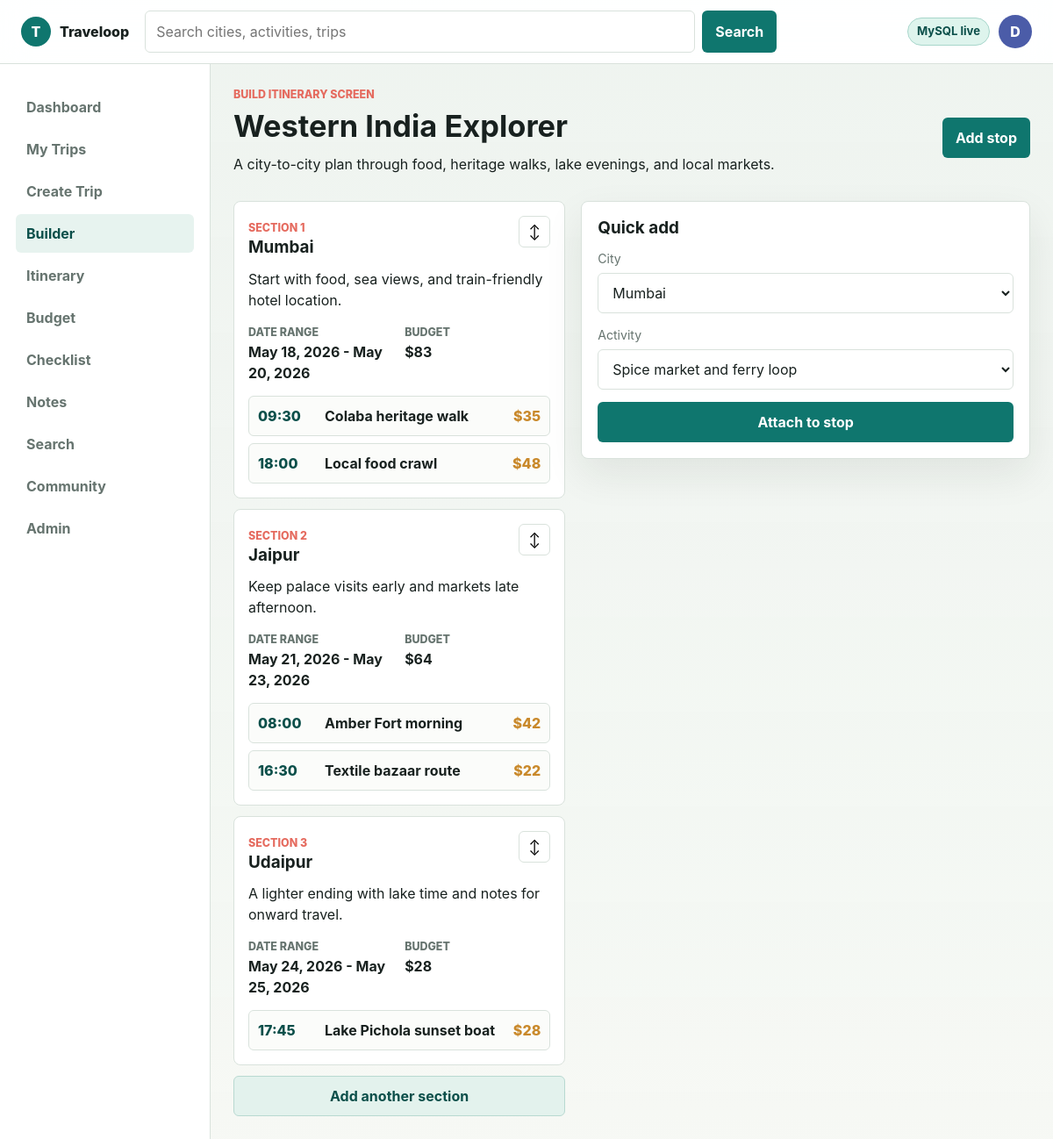
The page /trips/1/builder on the database its author committed.
### tables this page shows
CREATE TABLE trips (
    id INT UNSIGNED AUTO_INCREMENT PRIMARY KEY,
    user_id INT UNSIGNED NOT NULL,
    name VARCHAR(160) NOT NULL,
    description TEXT NULL,
    start_date DATE NULL,
    end_date DATE NULL,
    cover_photo VARCHAR(255) NULL,
    budget_limit DECIMAL(10,2) NOT NULL DEFAULT 0,
    status ENUM('ongoing', 'upcoming', 'completed') NOT NULL DEFAULT 'upcoming',
    visibility ENUM('private', 'friends', 'public') NOT NULL DEFAULT 'private',
    share_code VARCHAR(40) NOT NULL UNIQUE,
    created_at TIMESTAMP DEFAULT CURRENT_TIMESTAMP,
    updated_at TIMESTAMP DEFAULT CURRENT_TIMESTAMP ON UPDATE CURRENT_TIMESTAMP,
    CONSTRAINT fk_trips_user FOREIGN KEY (user_id) REFERENCES users(id) ON DELETE CASCADE
);

CREATE TABLE trip_stops (
    id INT UNSIGNED AUTO_INCREMENT PRIMARY KEY,
    trip_id INT UNSIGNED NOT NULL,
    city_id INT UNSIGNED NOT NULL,
    start_date DATE NULL,
    end_date DATE NULL,
    sort_order INT UNSIGNED NOT NULL DEFAULT 1,
    note TEXT NULL,
    created_at TIMESTAMP DEFAULT CURRENT_TIMESTAMP,
    CONSTRAINT fk_stops_trip FOREIGN KEY (trip_id) REFERENCES trips(id) ON DELETE CASCADE,
    CONSTRAINT fk_stops_city FOREIGN KEY (city_id) REFERENCES cities(id) ON DELETE RESTRICT
);

CREATE TABLE cities (
    id INT UNSIGNED AUTO_INCREMENT PRIMARY KEY,
    name VARCHAR(140) NOT NULL,
    country VARCHAR(120) NOT NULL,
    region VARCHAR(120) NOT NULL,
    cost_index INT UNSIGNED NOT NULL DEFAULT 50,
    popularity INT UNSIGNED NOT NULL DEFAULT 50,
    image VARCHAR(255) NULL,
    summary TEXT NULL,
    created_at TIMESTAMP DEFAULT CURRENT_TIMESTAMP
);

CREATE TABLE stop_activities (
    id INT UNSIGNED AUTO_INCREMENT PRIMARY KEY,
    stop_id INT UNSIGNED NOT NULL,
    activity_id INT UNSIGNED NOT NULL,
    scheduled_time TIME NULL,
    notes TEXT NULL,
    created_at TIMESTAMP DEFAULT CURRENT_TIMESTAMP,
    CONSTRAINT fk_stop_activities_stop FOREIGN KEY (stop_id) REFERENCES trip_stops(id) ON DELETE CASCADE,
    CONSTRAINT fk_stop_activities_activity FOREIGN KEY (activity_id) REFERENCES activities(id) ON DELETE CASCADE
);

CREATE TABLE activities (
    id INT UNSIGNED AUTO_INCREMENT PRIMARY KEY,
    city_id INT UNSIGNED NULL,
    name VARCHAR(160) NOT NULL,
    type VARCHAR(80) NOT NULL,
    duration_hours DECIMAL(4,1) NOT NULL DEFAULT 1,
    cost DECIMAL(10,2) NOT NULL DEFAULT 0,
    summary TEXT NULL,
    image VARCHAR(255) NULL,
    created_at TIMESTAMP DEFAULT CURRENT_TIMESTAMP,
    CONSTRAINT fk_activities_city FOREIGN KEY (city_id) REFERENCES cities(id) ON DELETE SET NULL
);

### app/Views/pages/builder.php (the view)
<section class="page-head">
    <div>
        <p class="eyebrow">Build Itinerary Screen</p>
        <h1><?= e($trip['name']) ?></h1>
        <p><?= e($trip['description']) ?></p>
    </div>
    <a class="button primary" href="<?= url('/search/cities') ?>">Add stop</a>
</section>
<section class="builder-grid">
    <div class="builder-list">
        <?php foreach ($stops as $index => $stop): ?>
            <article class="stop-section">
                <div class="stop-section-head">
                    <div>
                        <span>Section <?= $index + 1 ?></span>
                        <h2><?= e($stop['city_name']) ?></h2>
                    </div>
                    <button class="icon-button" type="button" title="Reorder section">&#8597;</button>
                </div>
                <p><?= e($stop['note']) ?></p>
                <dl class="inline-dl">
                    <div><dt>Date range</dt><dd><?= e(date_range($stop['start_date'], $stop['end_date'])) ?></dd></div>
                    <div><dt>Budget</dt><dd><?= money(array_sum(array_map(fn (array $activity): float => (float) $activity['cost'], $stop['activities'] ?? []))) ?></dd></div>
                </dl>
                <div class="activity-stack">
                    <?php foreach ($stop['activities'] ?? [] as $activity): ?>
                        <div class="activity-pill">
                            <span><?= e(substr($activity['scheduled_time'] ?? '09:00', 0, 5)) ?></span>
                            <strong><?= e($activity['name']) ?></strong>
                            <em><?= money($activity['cost']) ?></em>
                        </div>
                    <?php endforeach; ?>
                </div>
            </article>
        <?php endforeach; ?>
        <a class="button secondary full" href="<?= url('/search/cities') ?>">Add another section</a>
    </div>
    <aside class="builder-aside">
        <h2>Quick add</h2>
        <form class="compact-form">
            <label>
                <span>City</span>
                <select>
                    <?php foreach ($cities as $city): ?>
                        <option><?= e($city['name']) ?></option>
                    <?php endforeach; ?>
                </select>
            </label>
            <label>
                <span>Activity</span>
                <select>
                    <?php foreach ($activities as $activity): ?>
                        <option><?= e($activity['name']) ?></option>
                    <?php endforeach; ?>
                </select>
            </label>
            <button class="button primary" type="button">Attach to stop</button>
        </form>
    </aside>
</section>

### app/Core/Router.php (shortened to what the rows shown need)
<?php
final class Router
{
    private array $routes = [];
    private function add(string $method, string $pattern, callable|array $handler): void
    {
        $this->routes[] = [
            'method' => $method,
            'pattern' => $pattern,
            'regex' => $this->compile($pattern),
            'handler' => $handler,
        ];
    }
    public function dispatch(string $method, string $uri): void
    {
        $path = parse_url($uri, PHP_URL_PATH) ?: '/';
        $path = '/' . trim($path, '/');
        foreach ($this->routes as $route) {
            if ($route['method'] !== $method) {
                continue;
            }
            if (preg_match($route['regex'], $path, $matches)) {
                $params = array_filter($matches, 'is_string', ARRAY_FILTER_USE_KEY);
                call_user_func_array($route['handler'], $params);
                return;
            }
        }
    }
    private function compile(string $pattern): string
    {
        $regex = preg_replace('#\{([a-zA-Z_][a-zA-Z0-9_]*)\}#', '(?P<$1>[^/]+)', $pattern);
        return '#^' . $regex . '$#';
    }
}

### rows shown on the page
trips: name "Western India Explorer", description "A city-to-city plan through food, heritage walks, lake evenings, and local markets."
trip_stops: city.name "Mumbai", note "Start with food, sea views, and train-friendly hotel location.", date_range($stop['start_date'], $stop['end_date']) "May 18, 2026 - May 20, 2026", activities "$83"
stop_activities: scheduled_time "09:30", activity.name "Colaba heritage walk", activity.cost "$35"
stop_activities: scheduled_time "18:00", activity.name "Local food crawl", activity.cost "$48"
trip_stops: city.name "Jaipur", note "Keep palace visits early and markets late afternoon.", date_range($stop['start_date'], $stop['end_date']) "May 21, 2026 - May 23, 2026", activities "$64"
stop_activities: scheduled_time "08:00", activity.name "Amber Fort morning", activity.cost "$42"
stop_activities: scheduled_time "16:30", activity.name "Textile bazaar route", activity.cost "$22"
trip_stops: city.name "Udaipur", note "A lighter ending with lake time and notes for onward travel.", date_range($stop['start_date'], $stop['end_date']) "May 24, 2026 - May 25, 2026"
activities: cost "$28"
stop_activities: scheduled_time "17:45", activity.name "Lake Pichola sunset boat", activity.cost "$28"

### other values the page prints
form field value "Mumbai"
form field value "Spice market and ferry loop"
